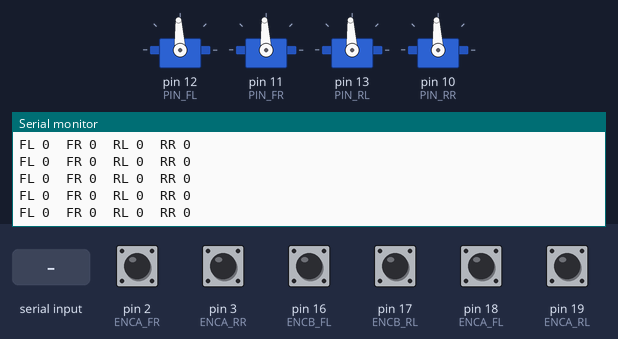
Recording of a sketch running on a simulated Arduino Mega 2560, built with avr-gcc and run on an emulated ATmega2560. Shown: 4 × servo, the last lines printed to the serial monitor. The inputs (shaded band) are chosen by the test bench; at power-on: pin 2 (ENCA_FR), pin 3 (ENCA_RR), pin 16 (ENCB_FL), pin 17 (ENCB_RL), pin 18 (ENCA_FL), pin 19 (ENCA_RL) HIGH.

Above: at 3.2 s.
3.3 s: "z" received over Serial
At 3.31 s:
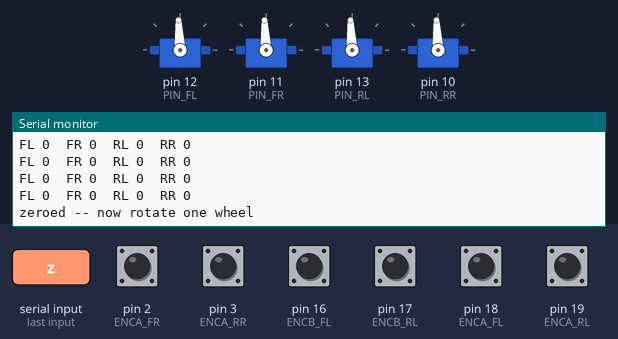
4.8 s: "c" received over Serial
At 5.7 s:
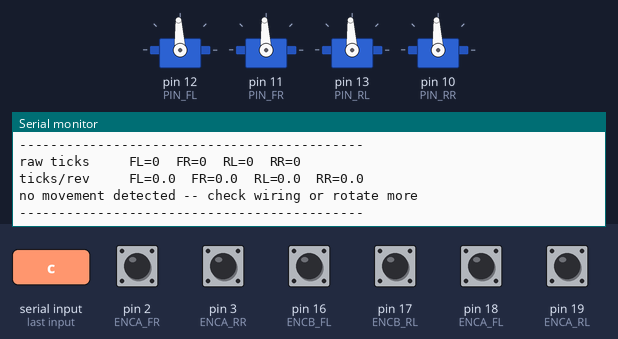
6.3 s: "l" received over Serial
At 6.46 s:
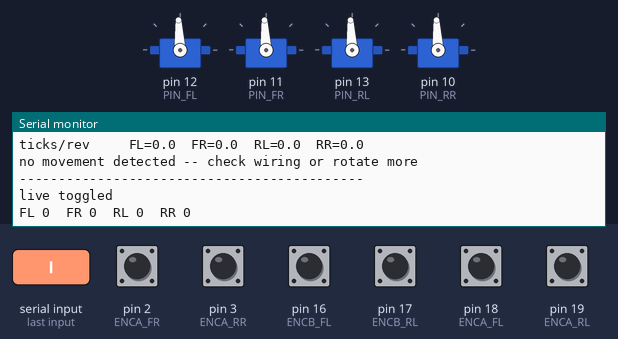
7.8 s: pin 18 (ENCA_FL) pulsed LOW 2 times (0.12 s each, 0.3 s apart)
At 8.26 s:
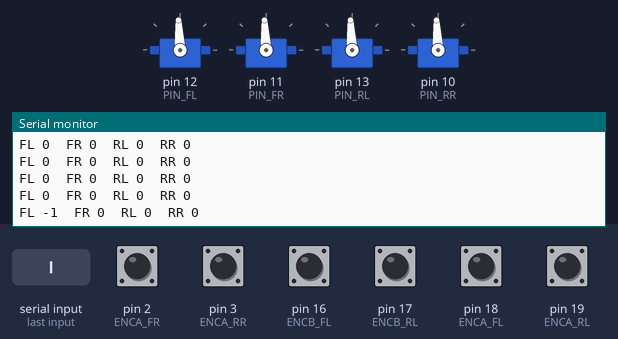
11.4 s: pin 19 (ENCA_RL) pulsed LOW 2 times (0.12 s each, 0.3 s apart)
At 11.85 s:
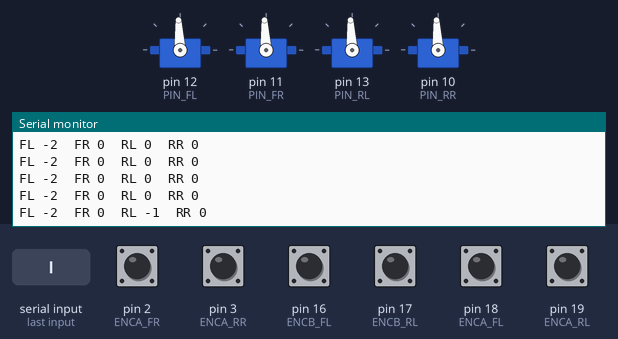
Timing chart, 0 to 14.4 s (numbered marks = the images above; inputs shaded):
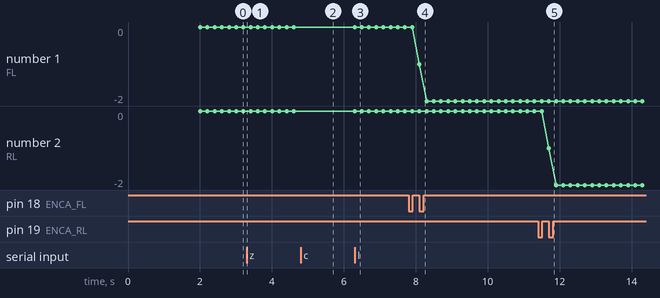

The sketch:

encoder_calibration.ino
```cpp
// =============================================================
//  ENCODER CALIBRATION UTILITY  --  Arduino Mega 2560
//
//  Measures TICKS_PER_REV for each of the four wheels, then derives
//  TICKS_PER_METER. Run this ONCE, copy the results into
//  mecanum_direction_control.ino and mecanum_closed_loop.ino.
//
//  THIS SKETCH NEVER DRIVES THE MOTORS. It holds both drivers at neutral
//  and you turn the wheels by hand. Safe to run with the 2S connected,
//  though running with motor power OFF is simpler still.
//
//  ENCODER WIRING -- same as the drive sketches, unchanged since Rev.C:
//   LEFT block                     RIGHT block
//    FL: A=18 (INT5)  B=16          FR: A=2  (INT0)  B=4
//    RL: A=19 (INT4)  B=17          RR: A=3  (INT1)  B=5
//    Blue (Enc VCC) -> 5V rail ; Black (Enc GND) -> GND rail
//
//  RC neutral hold (so the drivers stay calm and their ERR LED stays off)
//  -- PIN MAP REV.F, current:
//    pin 12 -> D1 RC1 (FL) | pin 13 -> D1 RC2 (RL)
//    pin 11 -> D2 RC1 (FR) | pin 10 -> D2 RC2 (RR)
//  Both drivers are wired the same way: front on Ch.1, rear on Ch.2.
//
//  ---- PROCEDURE ----
//    1. Lift the robot so all four wheels spin freely.
//    2. Mark one spoke of each wheel with tape as a reference.
//    3. Press 'z' to zero the counters.
//    4. Rotate ONE wheel slowly and steadily through exactly
//       REVOLUTIONS full turns, finishing on the tape mark.
//    5. Press 'c'. Read that wheel's ticks/rev.
//    6. Repeat 3-5 for the other three wheels.
//
//  Serial Monitor @ 115200.
//    z  zero counters        c  compute + report
//    l  toggle live counts   h  help
// =============================================================

#include <Servo.h>

// ---------- How many turns you will rotate per measurement ----------------
// More turns = more accuracy, because the 1-tick error at the start and end
// gets divided across more revolutions. 10 is a good balance.
const float REVOLUTIONS = 10.0f;

// ---------- Wheel diameter, measured ACROSS THE ROLLERS, in metres --------
const float WHEEL_DIAMETER_M = 0.095f;   // measured 2026-07, across the rollers

// ---------- Encoder pins (unchanged since Rev.C) ---------------------------
const uint8_t ENCA_FL = 18, ENCB_FL = 16;   // INT5
const uint8_t ENCA_RL = 19, ENCB_RL = 17;   // INT4
const uint8_t ENCA_FR = 2,  ENCB_FR = 4;    // INT0
const uint8_t ENCA_RR = 3,  ENCB_RR = 5;    // INT1

// ---------- RC pins (neutral hold only -- never driven) -------------------
const int PIN_FL = 12, PIN_RL = 13, PIN_FR = 11, PIN_RR = 10;   // REV.F
const int NEUTRAL = 1500;

Servo mFL, mFR, mRL, mRR;

volatile long tickFL = 0, tickFR = 0, tickRL = 0, tickRR = 0;

bool live = true;
unsigned long lastPrint = 0;

// ---------- Encoder ISRs ---------------------------------------------------
void isrFL() { if (digitalRead(ENCB_FL)) tickFL--; else tickFL++; }
void isrFR() { if (digitalRead(ENCB_FR)) tickFR--; else tickFR++; }
void isrRL() { if (digitalRead(ENCB_RL)) tickRL--; else tickRL++; }
void isrRR() { if (digitalRead(ENCB_RR)) tickRR--; else tickRR++; }

long readTicks(volatile long &t) {
  noInterrupts();
  long v = t;
  interrupts();
  return v;
}

void zeroAll() {
  noInterrupts();
  tickFL = tickFR = tickRL = tickRR = 0;
  interrupts();
  Serial.println(F("zeroed -- now rotate one wheel"));
}

void help() {
  Serial.println(F("z=zero  c=compute  l=live counts  h=help"));
  Serial.print(F("Rotate each wheel exactly "));
  Serial.print(REVOLUTIONS, 0);
  Serial.println(F(" full turns between z and c."));
}

void report() {
  live = false;              // otherwise the live stream scrolls this away
  long cFL = readTicks(tickFL), cFR = readTicks(tickFR);
  long cRL = readTicks(tickRL), cRR = readTicks(tickRR);

  Serial.println(F("--------------------------------------------"));
  Serial.print(F("raw ticks     FL=")); Serial.print(cFL);
  Serial.print(F("  FR="));             Serial.print(cFR);
  Serial.print(F("  RL="));             Serial.print(cRL);
  Serial.print(F("  RR="));             Serial.println(cRR);

  float pFL = fabs(cFL) / REVOLUTIONS;
  float pFR = fabs(cFR) / REVOLUTIONS;
  float pRL = fabs(cRL) / REVOLUTIONS;
  float pRR = fabs(cRR) / REVOLUTIONS;

  Serial.print(F("ticks/rev     FL=")); Serial.print(pFL, 1);
  Serial.print(F("  FR="));             Serial.print(pFR, 1);
  Serial.print(F("  RL="));             Serial.print(pRL, 1);
  Serial.print(F("  RR="));             Serial.println(pRR, 1);

  // Average only the wheels that actually moved, so you can measure one
  // wheel at a time without the three idle wheels dragging the mean to zero.
  float sum = 0; int n = 0;
  if (pFL > 1) { sum += pFL; n++; }
  if (pFR > 1) { sum += pFR; n++; }
  if (pRL > 1) { sum += pRL; n++; }
  if (pRR > 1) { sum += pRR; n++; }

  if (n == 0) {
    Serial.println(F("no movement detected -- check wiring or rotate more"));
    Serial.println(F("--------------------------------------------"));
    return;
  }

  float avg = sum / n;
  float tpm = avg / (PI * WHEEL_DIAMETER_M);

  Serial.print(F("averaged over ")); Serial.print(n); Serial.println(F(" moved wheel(s)"));
  Serial.println(F("--- paste into the drive sketches ---"));
  Serial.print(F("const float TICKS_PER_REV    = "));
  Serial.print(avg, 1); Serial.println(F("f;"));
  Serial.print(F("const float WHEEL_DIAMETER_M = "));
  Serial.print(WHEEL_DIAMETER_M, 4); Serial.println(F("f;"));
  Serial.print(F("// implies TICKS_PER_METER = "));
  Serial.println(tpm, 1);
  Serial.println(F("--------------------------------------------"));

  // Direction sanity note: rolling a wheel FORWARD should give a POSITIVE
  // raw count. Negative means that wheel's ENC_DIR_* needs to be -1.
  Serial.println(F("NOTE: forward rotation should give POSITIVE ticks."));
  Serial.println(F("Any negative wheel above needs ENC_DIR_* = -1."));
  Serial.println(F("(left and right sides counting opposite is NORMAL --"));
  Serial.println(F(" the motors are mirror-mounted)"));
  Serial.println(F("live display paused -- press l to resume, z to restart"));
}

void setup() {
  Serial.begin(115200);

  // Hold both drivers at neutral so nothing can move and ERR stays off
  mFL.attach(PIN_FL); mFR.attach(PIN_FR);
  mRL.attach(PIN_RL); mRR.attach(PIN_RR);
  mFL.writeMicroseconds(NEUTRAL); mFR.writeMicroseconds(NEUTRAL);
  mRL.writeMicroseconds(NEUTRAL); mRR.writeMicroseconds(NEUTRAL);

  pinMode(ENCA_FL, INPUT_PULLUP); pinMode(ENCB_FL, INPUT_PULLUP);
  pinMode(ENCA_FR, INPUT_PULLUP); pinMode(ENCB_FR, INPUT_PULLUP);
  pinMode(ENCA_RL, INPUT_PULLUP); pinMode(ENCB_RL, INPUT_PULLUP);
  pinMode(ENCA_RR, INPUT_PULLUP); pinMode(ENCB_RR, INPUT_PULLUP);

  attachInterrupt(digitalPinToInterrupt(ENCA_FL), isrFL, RISING);
  attachInterrupt(digitalPinToInterrupt(ENCA_FR), isrFR, RISING);
  attachInterrupt(digitalPinToInterrupt(ENCA_RL), isrRL, RISING);
  attachInterrupt(digitalPinToInterrupt(ENCA_RR), isrRR, RISING);

  delay(2000);
  Serial.println(F("=== ENCODER CALIBRATION -- motors will NOT move ==="));
  help();
}

void loop() {
  if (Serial.available()) {
    char c = Serial.read();
    if      (c == 'z') zeroAll();
    else if (c == 'c') report();
    else if (c == 'l') { live = !live; Serial.println(F("live toggled")); }
    else if (c == 'h' || c == '?') help();
  }

  if (live && millis() - lastPrint >= 200) {
    lastPrint = millis();
    Serial.print(F("FL ")); Serial.print(readTicks(tickFL));
    Serial.print(F("  FR ")); Serial.print(readTicks(tickFR));
    Serial.print(F("  RL ")); Serial.print(readTicks(tickRL));
    Serial.print(F("  RR ")); Serial.println(readTicks(tickRR));
  }
}
```

Measured:
- after the input at 3.3 s, the serial monitor: prints a new line at once (image 1)
- after the input at 4.8 s, the serial monitor: prints a new line at once (image 2)
- after the input at 6.3 s, the serial monitor: prints a new line at once (image 3)
- after the input at 7.8 s, the serial monitor: prints a new line after 0.30 s (image 4)
- after the input at 11.4 s, the serial monitor: prints a new line after 0.30 s (image 5)
- plotted number 1: 0 → -2 after the input at 7.8 s
